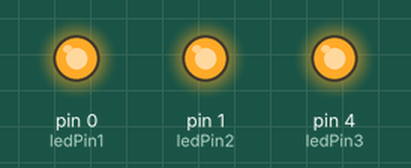
Recording of a sketch running on a simulated Arduino Uno, built with avr-gcc and run on an emulated ATmega328P. On the bench: output pins drawn as LEDs (lit = HIGH). Random numbers use the default seed unless the sketch sets one.

Above: at 0.1 s.
Timing chart, 0 to 1.6 s (numbered marks = the images above):
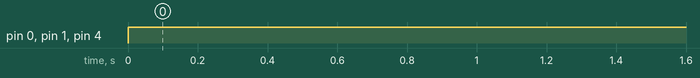

The sketch:

realFlickerATTiny.ino
```cpp
// LED Fire Effect

int ledPin1 = 0;
int ledPin2 = 1;
int ledPin3 = 4;

void setup()
{
pinMode(ledPin1, OUTPUT);
pinMode(ledPin2, OUTPUT);
pinMode(ledPin3, OUTPUT);
}

void loop() {
//analogWrite(ledPin1, random(200)+55);
//analogWrite(ledPin2, random(200)+55);
//analogWrite(ledPin3, random(200)+55);
analogWrite(ledPin1, random(120)+135);
analogWrite(ledPin2, random(120)+135);
analogWrite(ledPin3, random(120)+135);

delay(random(100));
}
```

Measured:
- by itself, pin 0 (ledPin1), pin 1 (ledPin2), pin 4 (ledPin3): LOW → HIGH at 0.00 s
